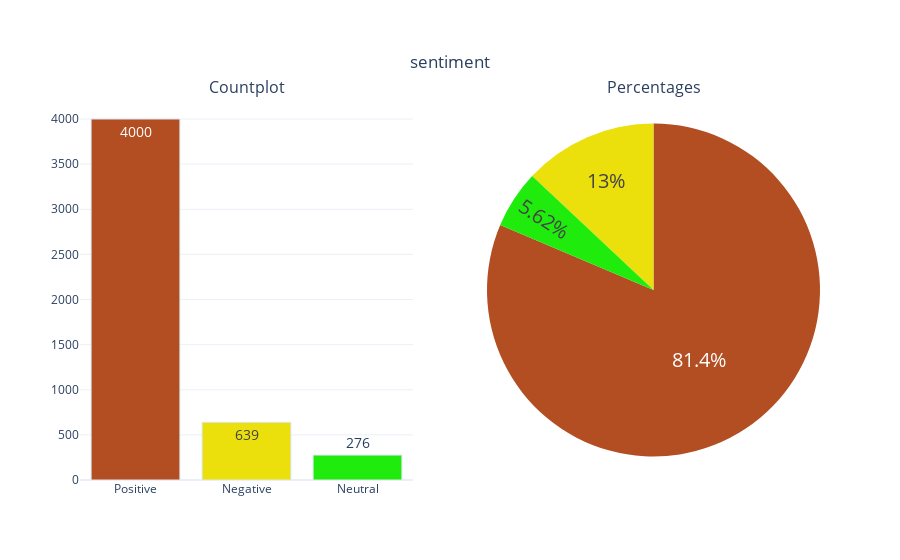

Notebook code cell kept with this figure:
### Code cell
categorical_variable_summary(df,'sentiment')

### Figure 1 — Plotly figure (JSON) as saved in the notebook; plotly's stock layout.template omitted (floating-point values rounded to 4 significant figures)
{"data": [{"marker": {"color": ["#B34D22", "#EBE00C", "#1FEB0C", "#0C92EB", "#EB0CD5"], "line": {"color": "#DBE6EC", "width": 1}}, "name": "sentiment", "showlegend": false, "text": ["4000", "639", "276"], "textfont": {"size": 14}, "textposition": "auto", "type": "bar", "x": ["Positive", "Negative", "Neutral"], "xaxis": "x", "y": [4000, 639, 276], "yaxis": "y"}, {"domain": {"x": [0.55, 1], "y": [0, 1]}, "labels": ["Positive", "Negative", "Neutral"], "marker": {"colors": ["#B34D22", "#EBE00C", "#1FEB0C", "#0C92EB", "#EB0CD5"]}, "name": "sentiment", "showlegend": false, "textfont": {"size": 20}, "textposition": "auto", "type": "pie", "values": [4000, 639, 276]}], "layout": {"annotations": [{"font": {"size": 16}, "showarrow": false, "text": "Countplot", "x": 0.225, "xanchor": "center", "xref": "paper", "y": 1, "yanchor": "bottom", "yref": "paper"}, {"font": {"size": 16}, "showarrow": false, "text": "Percentages", "x": 0.775, "xanchor": "center", "xref": "paper", "y": 1, "yanchor": "bottom", "yref": "paper"}], "autosize": true, "title": {"text": "sentiment", "x": 0.5, "xanchor": "center", "y": 0.9, "yanchor": "top"}, "xaxis": {"anchor": "y", "autorange": true, "domain": [0, 0.45], "range": [-0.5, 2.5], "type": "category"}, "yaxis": {"anchor": "x", "autorange": true, "domain": [0, 1], "range": [0, 4211.0], "type": "linear"}}}
